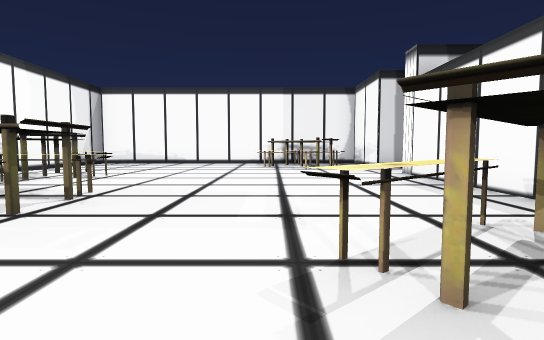
view 1 (above)

24 first-person views from a walk through a 3-D level made in the Godot game engine. The camera is 1.2 m above the floor, tilts 4° down and sees 80° across. The floor is counted in squares, 2 m on a side. Each view is taken from the middle of a square. On the plan, view 1 faces up. The plan holds only what a view shows up to about 10 squares ahead; the rest is blank. The place goes on beyond the plan.

view 2
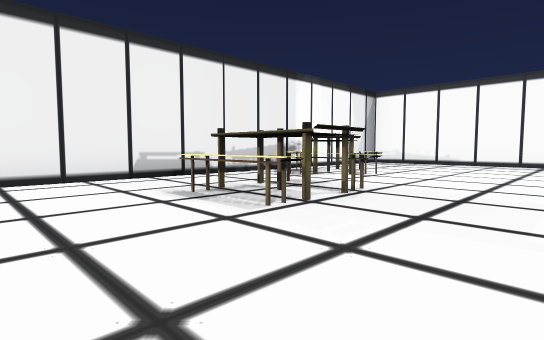

view 3
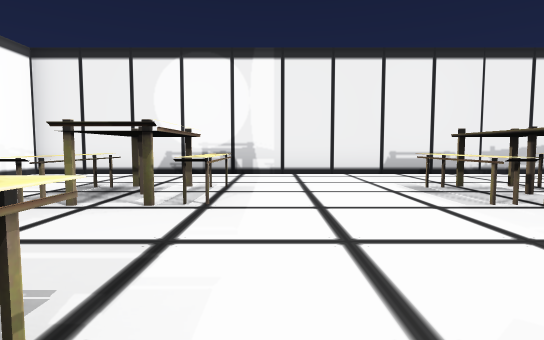

view 4
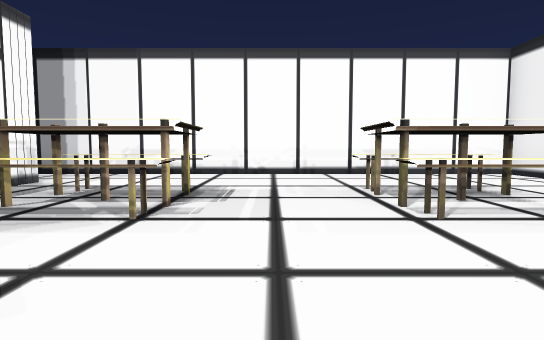

view 5
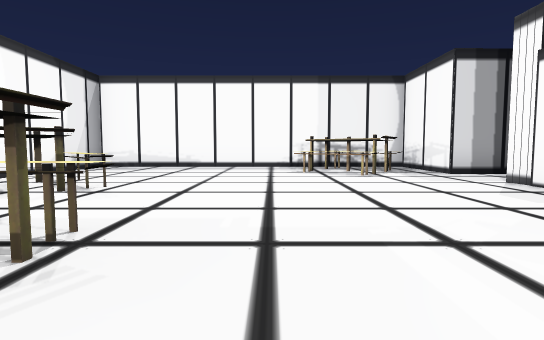

view 6
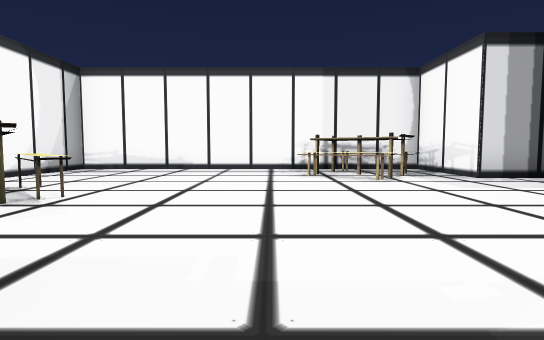

view 7
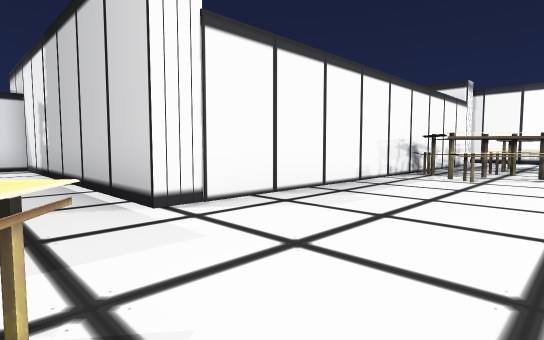

view 8
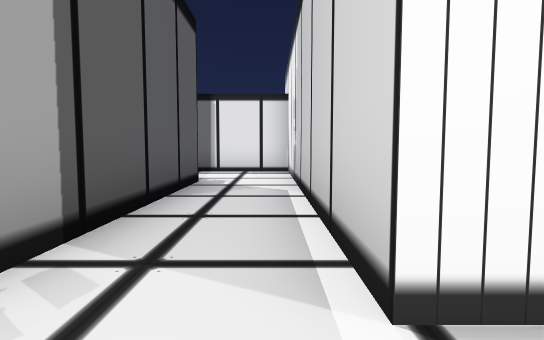

view 9
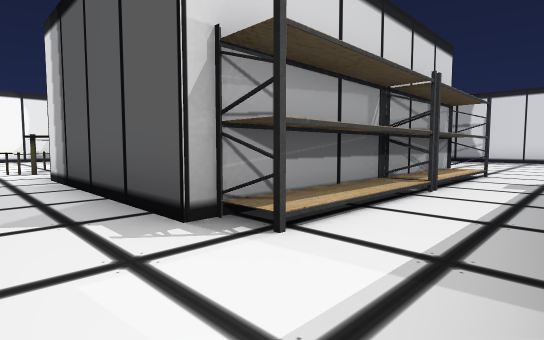

view 10
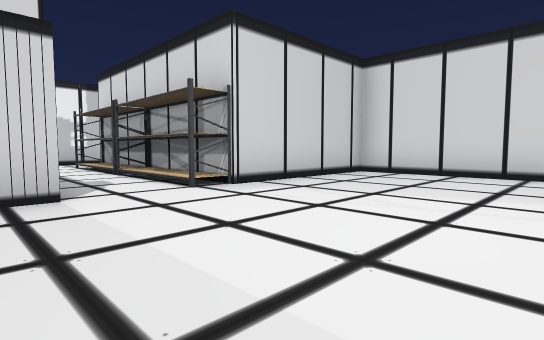

view 11
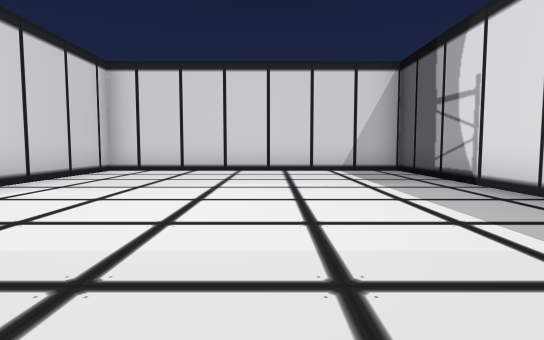

view 12
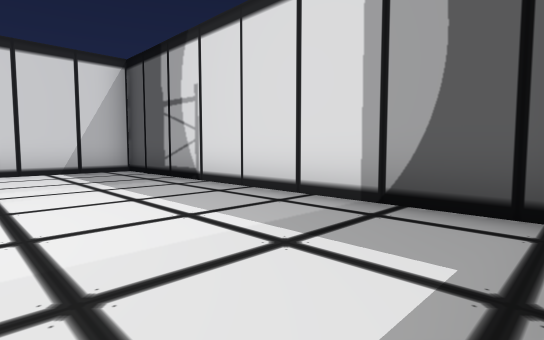

view 13
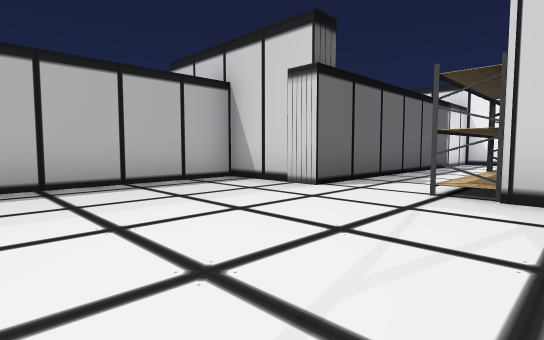

view 14
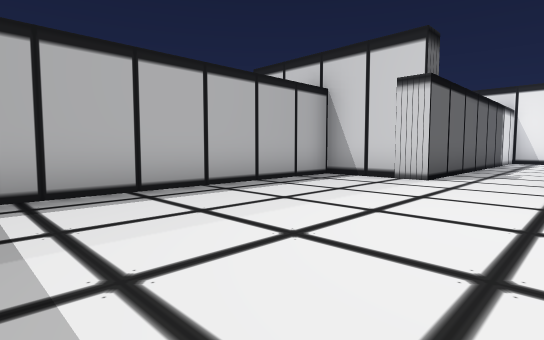

view 15
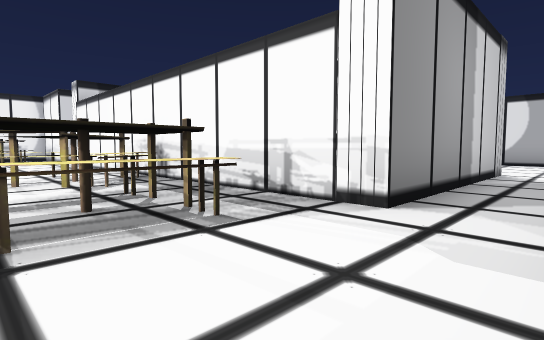

view 16
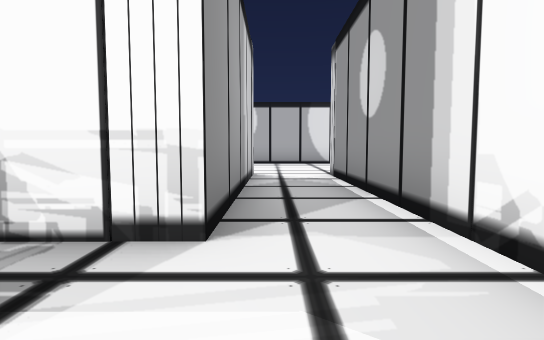

view 17
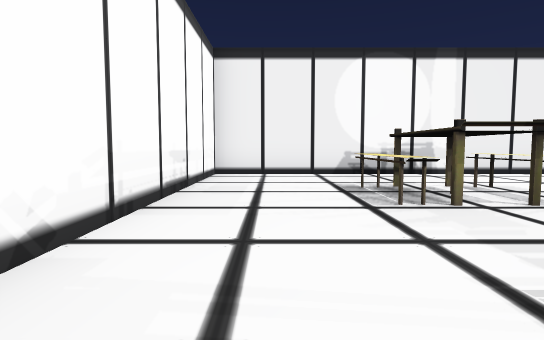

view 18
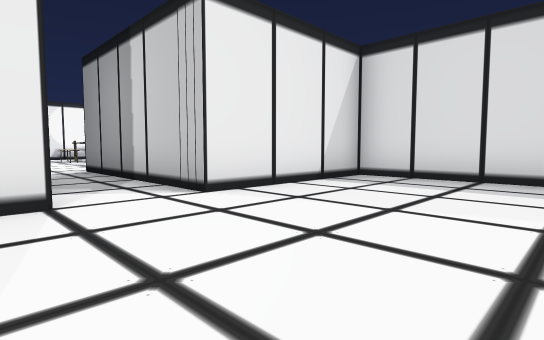

view 19
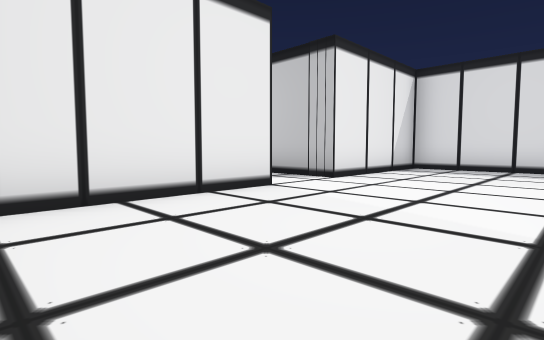

view 20
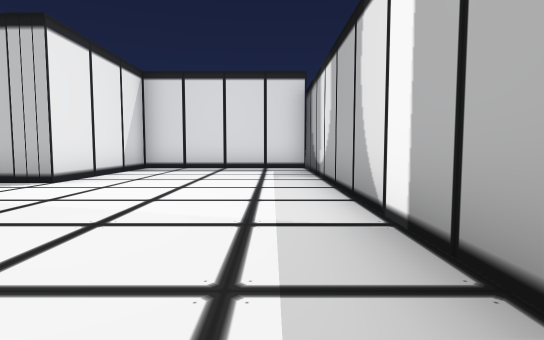

view 21
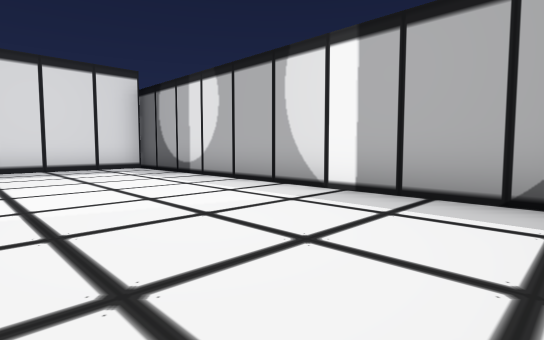

view 22
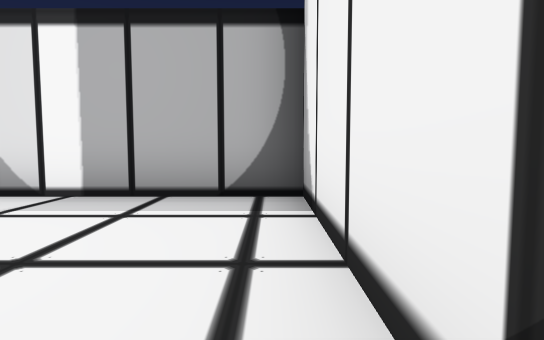

view 23
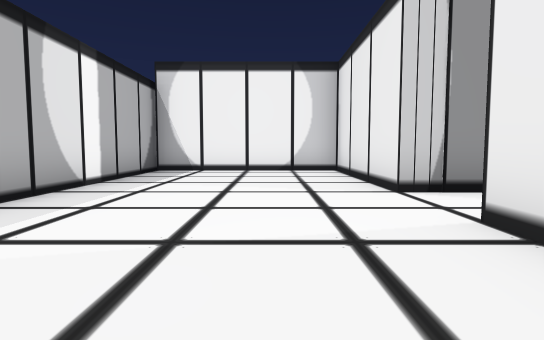

view 24
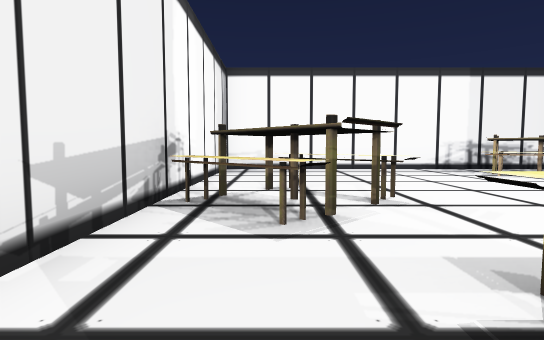

### Floor plan
Key: @ floor where view 1 was taken; # wall or solid block; . floor; = window, fence, low wall or low ledge; ^ raised ledge; T thing the floor can be seen under or through; A table.
Columns run from 7 left of view 1 to 13 right of it. Each row starts with its distance up from view 1.
 24           ##########
 23           #.........
 22           #.........#
 21           #.........#
 20           #.........#
 19           #.........#
 18           #.........#
 17           #.........#
 16           #.........#
 15           ######..###
 14                #..#
 13                #..#
 12 #########      #..#
 11 #.......#      #..#
 10 #......#########..#
  9 #.......^.........#
  8 #.T...............#
  7 #TTT......#########
  6 #.TT......#
  5 #.........#
  4 #..AAA....#
  3 #..AAA...##
  2 #.......###
  1 #.......###    ######
  0 #......@.=#    #....#
 -1 #..AAA.AAA#    #....#
 -2 #..AAA.AAA#    #....#
 -3 #.........######....#
 -4 #...................#
 -5 #...................#
 -6 ################....#
 -7                #....#
 -8                #....#
 -9                #....#
-10                ######

Where each view was taken, in squares from view 1:
view 1: 0 up, 0 right, facing up
view 2: 0 up, 0 right, facing up-left
view 3: 0 up, 1 right, facing left
view 4: 2 up, 1 left, facing down
view 5: 2 up, 1 left, facing up
view 6: 3 up, 1 left, facing up
view 7: 9 up, 0 right, facing down-right
view 8: 8 up, 2 right, facing right
view 9: 8 up, 10 right, facing up-left
view 10: 20 up, 11 right, facing down-left
view 11: 20 up, 12 right, facing left
view 12: 20 up, 12 right, facing up-left
view 13: 20 up, 7 right, facing down-right
view 14: 22 up, 8 right, facing down-right
view 15: 5 down, 0 right, facing up-right
view 16: 4 down, 1 right, facing right
view 17: 4 down, 1 right, facing left
view 18: 6 down, 12 right, facing up-left
view 19: 9 down, 12 right, facing up-left
view 20: 9 down, 12 right, facing up
view 21: 9 down, 9 right, facing up-right
view 22: 9 down, 9 right, facing right
view 23: 1 down, 10 right, facing down
view 24: 3 up, 5 left, facing up
